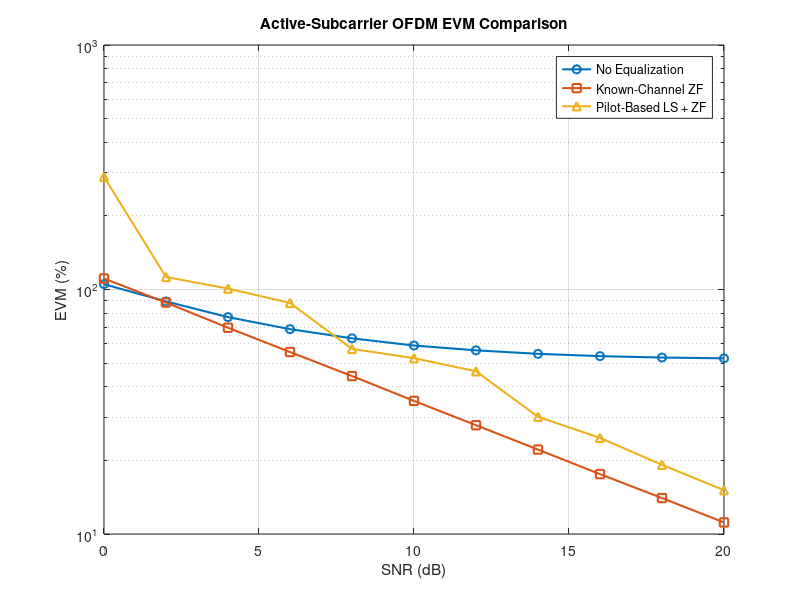

Here is the MATLAB script that generated this plot:
%% STEP 19.6 - ACTIVE-SUBCARRIER OFDM EVM COMPARISON
% No Equalization vs Known-Channel ZF vs Pilot-Based LS-ZF

clc;
clear;
close all;

fprintf('\n');
fprintf('============================================\n');
fprintf(' STEP 19.6: ACTIVE-SUBCARRIER EVM ANALYSIS\n');
fprintf('============================================\n');

%% System Parameters

Nfft = 64;
cpLength = 16;

M = 4;
bitsPerSymbol = log2(M);

numOFDMSymbols = 1000;

snrRange = 0:2:20;

%% Active Subcarriers

activeSubcarriers = [-26:-1 1:26];

activeIndices = ...
    mod(activeSubcarriers,Nfft) + 1;

numActiveSubcarriers = ...
    length(activeIndices);

%% Multipath Channel

pathDelays = [0 2 4];

pathGains = [1.00 0.50 0.25];

channelImpulseResponse = ...
    zeros(max(pathDelays)+1,1);

for p = 1:length(pathDelays)

    channelImpulseResponse( ...
        pathDelays(p)+1) = pathGains(p);

end

%% Channel Frequency Response

channelFrequencyResponse = ...
    fft(channelImpulseResponse,Nfft);

%% Data Generation

numQPSKSymbols = ...
    numActiveSubcarriers * numOFDMSymbols;

numBits = ...
    numQPSKSymbols * bitsPerSymbol;

rng(1100);

txBits = randi([0 1],numBits,1);

txSymbolIndices = ...
    bi2de( ...
    reshape(txBits,bitsPerSymbol,[]).', ...
    'left-msb');

txQPSK = ...
    pskmod(txSymbolIndices,M,pi/4);

%% OFDM Grid

txGrid = zeros(Nfft,numOFDMSymbols);

txGrid(activeIndices,:) = ...
    reshape( ...
    txQPSK, ...
    numActiveSubcarriers, ...
    numOFDMSymbols);

%% IFFT

txIFFT = ...
    ifft(txGrid,Nfft,1);

%% Add CP

txWithCP = [
    txIFFT(end-cpLength+1:end,:);
    txIFFT
];

%% Serialize

txFrame = txWithCP(:);

%% Pilot Generation

pilotSymbols = ones(numActiveSubcarriers,1);

pilotGrid = zeros(Nfft,1);

pilotGrid(activeIndices) = ...
    pilotSymbols;

pilotIFFT = ...
    ifft(pilotGrid,Nfft);

pilotWithCP = [
    pilotIFFT(end-cpLength+1:end);
    pilotIFFT
];

%% EVM Arrays

evmNoEqualization = ...
    zeros(length(snrRange),1);

evmKnownZF = ...
    zeros(length(snrRange),1);

evmPilotLSZF = ...
    zeros(length(snrRange),1);

%% SNR Loop

for s = 1:length(snrRange)

    currentSNR = snrRange(s);

    %% DATA THROUGH CHANNEL

    rxDataMultipath = ...
        filter( ...
        channelImpulseResponse, ...
        1, ...
        txFrame);

    rxDataNoisy = ...
        awgn( ...
        rxDataMultipath, ...
        currentSNR, ...
        'measured');

    %% Receiver

    rxMatrix = ...
        reshape( ...
        rxDataNoisy, ...
        Nfft+cpLength, ...
        numOFDMSymbols);

    rxNoCP = ...
        rxMatrix(cpLength+1:end,:);

    rxFFT = ...
        fft(rxNoCP,Nfft,1);

    %% Active Subcarriers

    rxActiveData = ...
        rxFFT(activeIndices,:);

    %% ==================================
    % SYSTEM 1: NO EQUALIZATION
    % ==================================

    rxNoEQ = rxActiveData(:);

    errorNoEQ = ...
        rxNoEQ - txQPSK;

    rmsEVM_NoEQ = sqrt( ...
        mean(abs(errorNoEQ).^2) / ...
        mean(abs(txQPSK).^2));

    evmNoEqualization(s) = ...
        rmsEVM_NoEQ * 100;

    %% ==================================
    % SYSTEM 2: KNOWN-CHANNEL ZF
    % ==================================

    knownActiveChannel = ...
        channelFrequencyResponse(activeIndices);

    rxKnownZF = zeros(size(rxActiveData));

    for k = 1:numActiveSubcarriers

        rxKnownZF(k,:) = ...
            rxActiveData(k,:) ...
            ./ knownActiveChannel(k);

    end

    rxKnownZFSerial = ...
        rxKnownZF(:);

    errorKnownZF = ...
        rxKnownZFSerial - txQPSK;

    rmsEVM_KnownZF = sqrt( ...
        mean(abs(errorKnownZF).^2) / ...
        mean(abs(txQPSK).^2));

    evmKnownZF(s) = ...
        rmsEVM_KnownZF * 100;

    %% ==================================
    % PILOT TRANSMISSION
    % ==================================

    rxPilotMultipath = ...
        filter( ...
        channelImpulseResponse, ...
        1, ...
        pilotWithCP);

    rxPilotNoisy = ...
        awgn( ...
        rxPilotMultipath, ...
        currentSNR, ...
        'measured');

    rxPilotNoCP = ...
        rxPilotNoisy(cpLength+1:end);

    receivedPilotFrequency = ...
        fft(rxPilotNoCP,Nfft);

    %% Pilot-Based LS Estimate

    estimatedChannel = ...
        receivedPilotFrequency(activeIndices) ...
        ./ pilotSymbols;

    %% ==================================
    % SYSTEM 3: PILOT LS + ZF
    % ==================================

    rxPilotLSZF = ...
        zeros(size(rxActiveData));

    for k = 1:numActiveSubcarriers

        rxPilotLSZF(k,:) = ...
            rxActiveData(k,:) ...
            ./ estimatedChannel(k);

    end

    rxPilotLSZFSerial = ...
        rxPilotLSZF(:);

    errorPilotLSZF = ...
        rxPilotLSZFSerial - txQPSK;

    rmsEVM_PilotLSZF = sqrt( ...
        mean(abs(errorPilotLSZF).^2) / ...
        mean(abs(txQPSK).^2));

    evmPilotLSZF(s) = ...
        rmsEVM_PilotLSZF * 100;

    %% Display

    fprintf( ...
        'SNR = %2d dB   No-EQ EVM = %.4f %%   Known-ZF EVM = %.4f %%   Pilot-LS-ZF EVM = %.4f %%\n', ...
        currentSNR, ...
        evmNoEqualization(s), ...
        evmKnownZF(s), ...
        evmPilotLSZF(s));

end

%% EVM Comparison Plot

figure;

semilogy( ...
    snrRange, ...
    evmNoEqualization, ...
    '-o', ...
    'LineWidth',1.5);

hold on;

semilogy( ...
    snrRange, ...
    evmKnownZF, ...
    '-s', ...
    'LineWidth',1.5);

semilogy( ...
    snrRange, ...
    evmPilotLSZF, ...
    '-^', ...
    'LineWidth',1.5);

grid on;

xlabel('SNR (dB)');

ylabel('EVM (%)');

title('Active-Subcarrier OFDM EVM Comparison');

legend( ...
    'No Equalization', ...
    'Known-Channel ZF', ...
    'Pilot-Based LS + ZF', ...
    'Location','northeast');

fprintf('\nEVM comparison graph generated successfully.\n');

%% Final Summary

fprintf('\n============================================\n');
fprintf(' STEP 19.6 SUMMARY\n');
fprintf('============================================\n');

fprintf('FFT Size             : %d\n',Nfft);

fprintf('Active Subcarriers   : %d\n', ...
    numActiveSubcarriers);

fprintf('Modulation           : QPSK\n');

fprintf('Channel              : Multipath + AWGN\n');

fprintf('Metrics              : EVM\n');

fprintf('Systems Compared     : No-EQ / Known-ZF / Pilot-LS-ZF\n');

fprintf('\nSTEP 19.6 completed successfully.\n');
